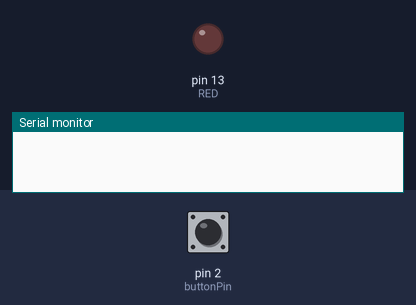
The sketch below on a simulated Arduino Uno, built with avr-gcc and run on an emulated ATmega328P. Parts: output pins drawn as LEDs (lit = HIGH), the last lines printed to the serial monitor. The inputs (shaded band) are chosen by the test bench; at power-on: pin 2 (buttonPin) HIGH. Random numbers use the default seed unless the sketch sets one.

Above: at 1.2 s.
1.3 s: pin 2 (buttonPin) pulled LOW for 3.2 s
At 1.9 s:
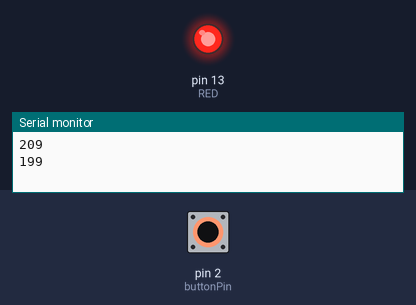
Timing chart, 0 to 6.0 s (numbered marks = the images above; inputs shaded):
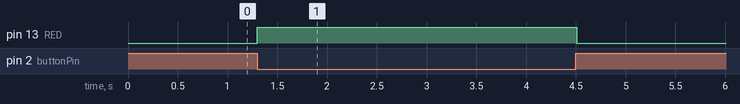

The sketch:

slave_receiver2.ino
```cpp
#include <Wire.h>
#define ACTIVATED LOW //Stateofthe button is activated when LOW (connected to ground)

long randNumber; //define random number

#define RED 13 //RED is our pin 13.

const int buttonPin = 2; //Pin 2 connected to the button
int buttonState = 0;//Stateof the button pushed or not

int x =0;

void setup() {
  // put your setup code here, to run once:
  Serial.begin(9600);
  pinMode(RED, OUTPUT); //define LED port as output
  pinMode(buttonPin,INPUT); // define button as input
  digitalWrite(buttonPin,HIGH);

  Wire.begin(13); //communication on address #13
  Wire.onReceive(receiveEvent);
  randomSeed(analogRead(0));
}
void receiveEvent(int bytes){
  x = Wire.read();
}

// METHOD TO CHECK IF NUMBER IS PRIME
boolean isPrime(int x){
  boolean prime = true;
  for (int i = 2; i <= x/2; i++){
    if (x%i==0){
      prime = false;
      break;
    }
  }
  return prime;
}

void loop() {
  // put your main code here, to run repeatedly:
  buttonState =digitalRead(buttonPin);
  //CHECK IF BUTTON IS ACTIVATED
  while(buttonState==ACTIVATED){
      randNumber = random(255);
      Serial.println(randNumber);

      if (isPrime(randNumber)){
        digitalWrite(RED, HIGH);
        delay(1000);
        digitalWrite(RED, LOW);
      }

      if (!isPrime(randNumber)){
        digitalWrite(RED, HIGH);
        delay(200);
        digitalWrite(RED, LOW);
      }
      break;
  }
}
```

Measured:
- after the input at 1.3 s, pin 13 (RED): LOW → HIGH at once, → LOW 3.2 s later
